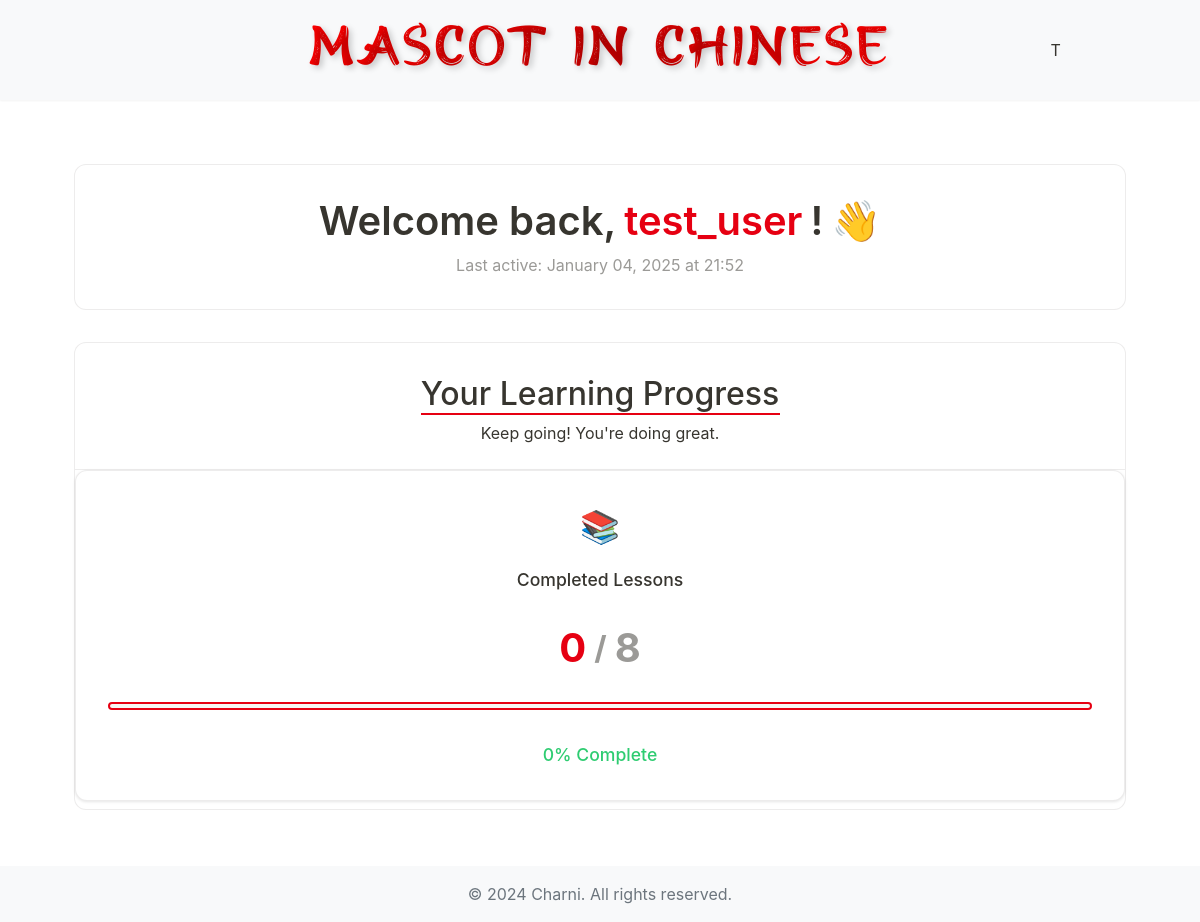
/dashboard (signed in), run on an earlier commit of the app's database.
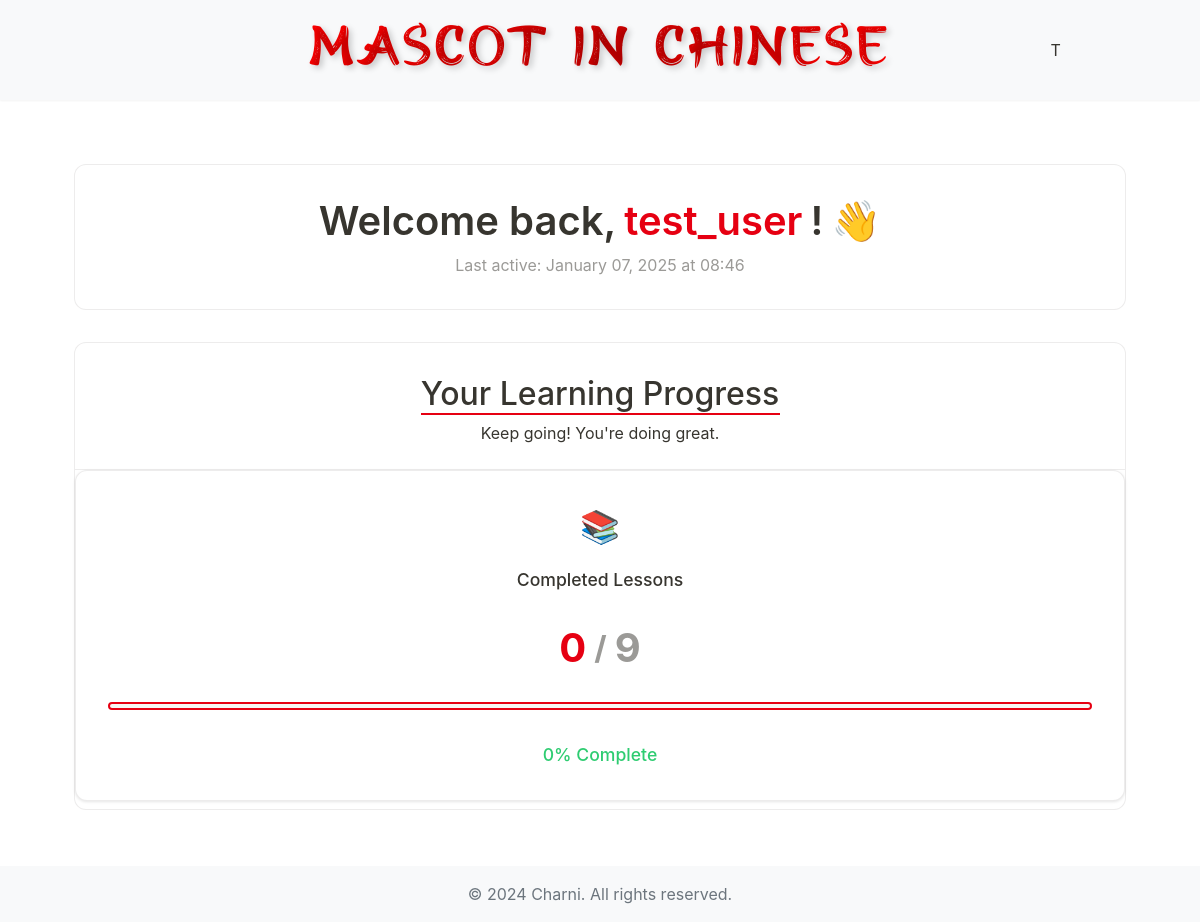
And on a later commit of the database.
### models.py (models this page shows, shortened)
class User(UserMixin, db.Model):
    id = db.Column(db.Integer, primary_key=True)
    email = db.Column(db.String(120), unique=True, nullable=False)
    username = db.Column(db.String(80), unique=True, nullable=False)
    password_hash = db.Column(db.String(256), nullable=False)
    created_at = db.Column(db.DateTime, default=datetime.utcnow)
    last_login = db.Column(db.DateTime, default=datetime.utcnow)
    is_active = db.Column(db.Boolean, default=True)
    is_admin = db.Column(db.Boolean, default=False)
    email_verified = db.Column(db.Boolean, default=False)
    email_verification_sent_at = db.Column(db.DateTime)
    progress = db.relationship('UserProgress', backref='user', lazy=True)
    daily_goal = db.Column(db.Integer, default=30)
    difficulty = db.Column(db.String(20), default='beginner')
    show_pinyin = db.Column(db.Boolean, default=True)
    daily_reminder = db.Column(db.Boolean, default=True)
    achievement_notification = db.Column(db.Boolean, default=True)
    email_updates = db.Column(db.Boolean, default=True)

### app.py (the view)
@app.route('/dashboard')
@login_required
def dashboard():
    lessons = Lesson.query.order_by(Lesson.id).all()
    total_lessons = len(lessons)
    progress_records = UserProgress.query.filter_by(user_id=current_user.id).all()
    user_progress = {p.lesson_id: p for p in progress_records}
    completed_lessons = sum(1 for p in progress_records if p.is_fully_completed)
    return render_template('user/dashboard.html',
        lessons=lessons,
        user_progress=user_progress,
        completed_lessons=completed_lessons,
        total_lessons=total_lessons
    )

### app.py (called while the page is built)
@login_manager.user_loader
def load_user(user_id):
    return User.query.get(int(user_id))

### templates/user/dashboard.html (shortened to what this page needs)
{% extends "base.html" %}
{% block content %}
<div class="dashboard-container">
    <div class="notion-block welcome-block">
        <div class="welcome-header">
            <div class="welcome-animation">
                <h1>Welcome back, <span class="username">{{ current_user.username }}</span>! <span class="wave">👋</span></h1>
            </div>
            <p class="last-active text-center">Last active: {{ current_user.last_login.strftime('%B %d, %Y at %H:%M') }}</p>
        </div>
    </div>
    <div class="notion-block progress-overview">
        <div class="progress-header">
            <h2 class="text-center"><span class="highlight">Your Learning Progress</span></h2>
            <div class="progress-summary text-center">Keep going! You're doing great.</div>
        </div>
        <div class="progress-stats">
            <div class="stat-item">
                <div class="stat-icon text-center">📚</div>
                <div class="stat-label text-center">Completed Lessons</div>
                <div class="stat-value text-center">
                    <span class="number">{{ completed_lessons }}</span>
                    <span class="divider">/</span>
                    <span class="total">{{ total_lessons }}</span>
                </div>
                <div class="progress-bar">
                </div>
                <div class="progress-percentage text-center">
                    {{ (completed_lessons/total_lessons * 100)|round|int }}% Complete
                </div>
            </div>
        </div>
    </div>
</div>
{% endblock %}

### templates/base.html (shortened to what this page needs)
<!DOCTYPE html>
<html lang="en">
<head>
    <link href="https://cdn.jsdelivr.net/npm/bootstrap@5.1.3/dist/css/bootstrap.min.css" rel="stylesheet">
    <link href="https://cdn.jsdelivr.net/npm/bootstrap-icons@1.8.1/font/bootstrap-icons.css" rel="stylesheet">
    <link rel="stylesheet" href="{{ url_for('static', filename='css/style.css') }}">
    <link rel="stylesheet" href="{{ url_for('static', filename='css/lesson.css') }}">
    <link rel="stylesheet" href="{{ url_for('static', filename='css/map.css') }}">
    <link rel="stylesheet" href="{{ url_for('static', filename='css/notion-theme.css') }}">
    <link rel="stylesheet" href="{{ url_for('static', filename='css/test.css') }}">
</head>
<body>
    <nav class="navbar navbar-expand-lg navbar-light bg-light">
        <div class="container">
            <div class="nav-auth">
                {% if current_user.is_authenticated %}
                    <div class="dropdown">
                        <div class="profile-icon" data-bs-toggle="dropdown">
                            <span class="profile-initial">{{ current_user.username[0]|upper }}</span>
                        </div>
                    </div>
                {% else %}
                    <a href="{{ url_for('login') }}" class="nav-link">Login</a>
                    <a href="{{ url_for('register') }}" class="nav-link">Register</a>
                {% endif %}
            </div>
            <div class="logo-container">
                <a href="{{ url_for('lesson_map') }}" class="logo-link">
                    <h1 class="logo-title">MASCOT IN CHINESE</h1>
                </a>
            </div>
        </div>
    </nav>
    <main class="container mt-4">
        {% block content %}{% endblock %}
    </main>
    <footer class="footer mt-auto py-3 bg-light">
        <div class="container text-center">
            <span class="text-muted">© 2024 Charni. All rights reserved.</span>
        </div>
    </footer>
</body>
</html>

What changed in the data, as far as the page shows it:
changed User "test_user": last_login "January 04, 2025 at 21:52" → "January 07, 2025 at 08:46"
Also different on the page:
{{ total_lessons }}: "8" → "9"
